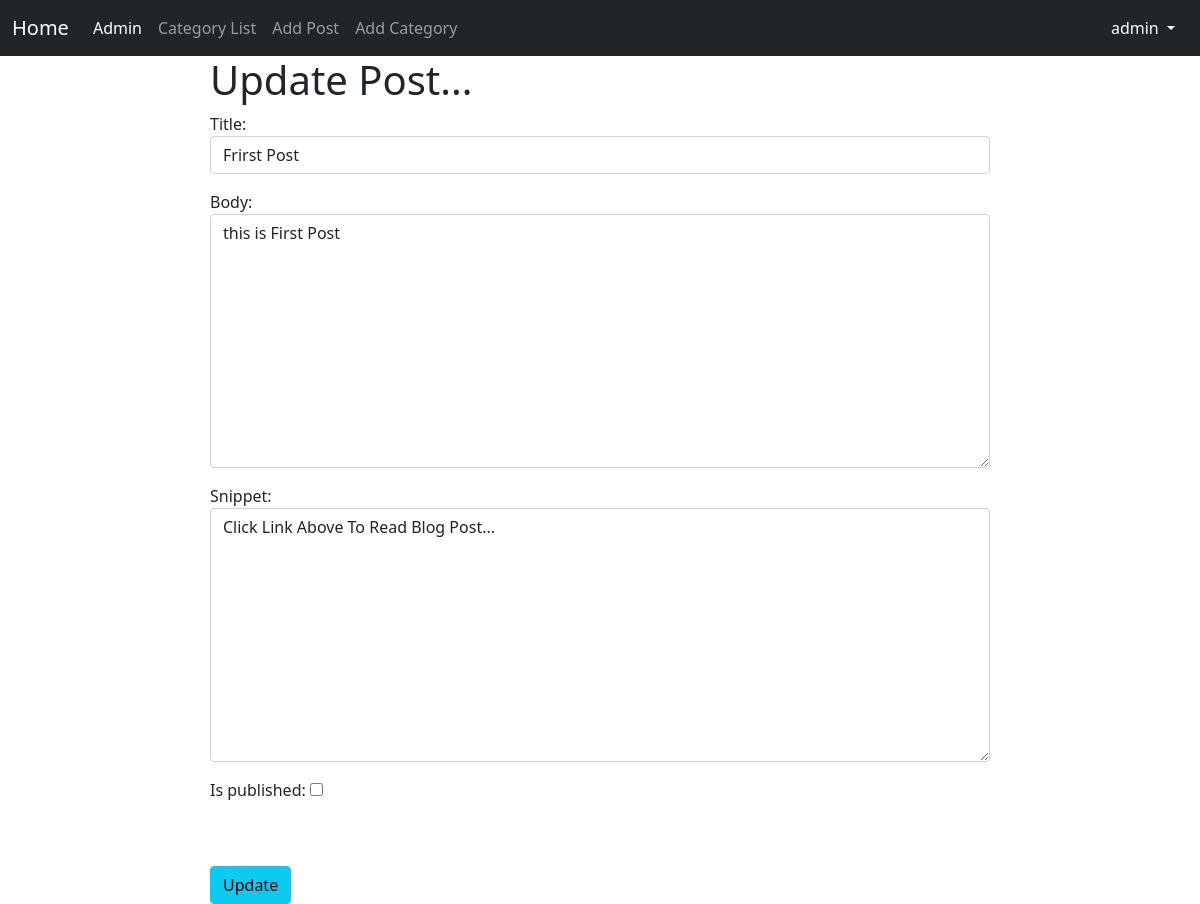
Page /article/admin-edit/1 (signed in) on the earlier database version.
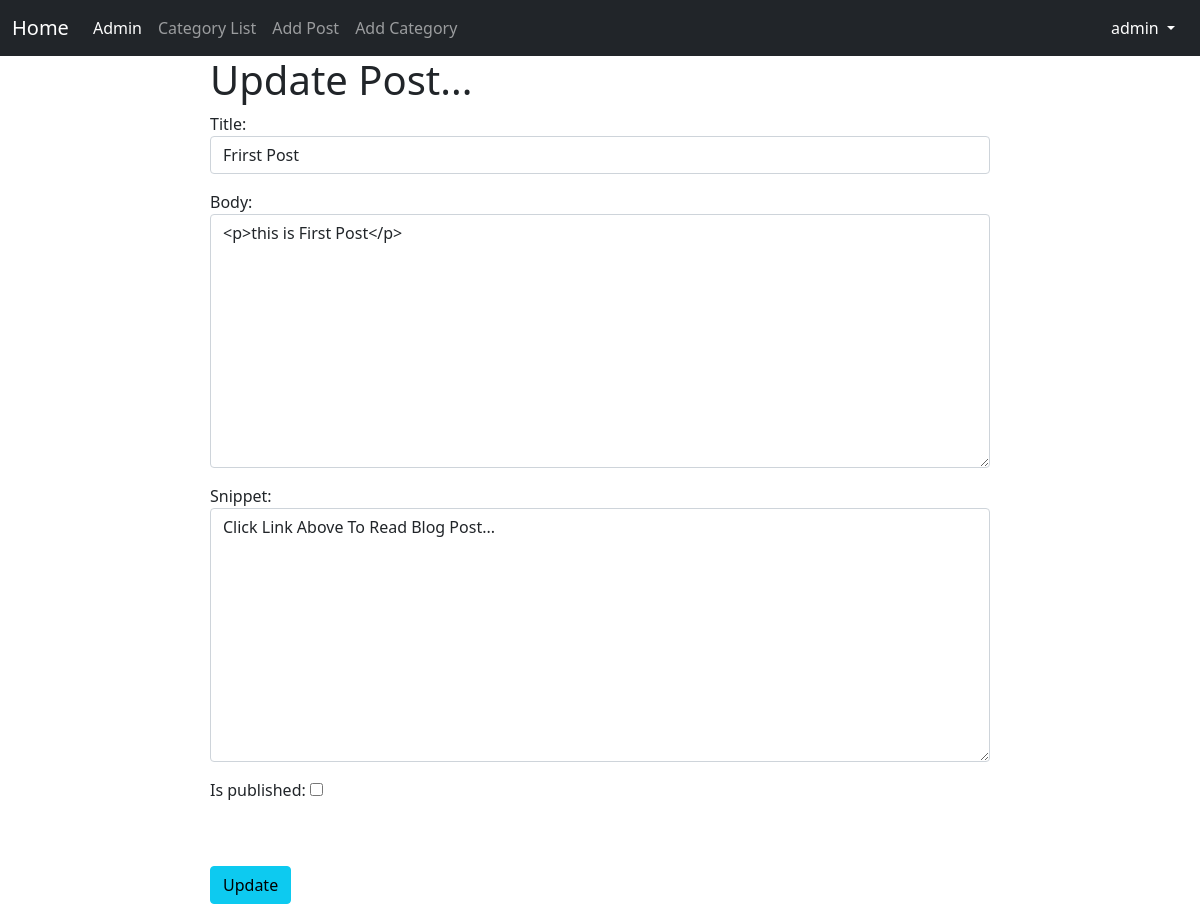
Same page on the later database version.
### blog/models.py (models this page shows, shortened)
class Post(models.Model):
    title = models.CharField(max_length=264)
    author = models.ForeignKey(User,on_delete=models.CASCADE)
    body = RichTextField(blank=True,null=True)
    post_date = models.DateField(auto_now_add=True)
    category = models.CharField(max_length=264,default='coding')
    snippet = models.CharField(max_length=264)
    likes = models.ManyToManyField(User,related_name='blog_posts')
    is_published = models.BooleanField(default=False)

### blog/views.py (the view)
# urls.py: path('article/admin-edit/<int:pk>',AdminUpdatePostView.as_view(),name ='admin_update_post'),
class AdminUpdatePostView(UpdateView):
    model = Post
    form_class = AdminEditForm
    template_name = 'update_post.html'

### blog/form.py
class AdminEditForm(forms.ModelForm):
    class Meta:
        model = Post
        fields = ('title','body','snippet','is_published')
        widgets = {
            'title': forms.TextInput(attrs={'class':'form-control','placeholder':"Type your title"}),
            'body': forms.Textarea(attrs={'class':'form-control','placeholder':"Type your content"}),
            'snippet': forms.Textarea(attrs={'class':'form-control','placeholder':"Type your content"}),
        }

### templates/update_post.html (shortened to what this page needs)
{% extends 'base.html' %} {% block content %}
{% if user.is_superuser %}
<h1>Update Post...</h1>
<div class="form-group">
  <form method="post">
    {% csrf_token %} {{form.media}} {{ form.as_p }}
    <br><br>
    <button class="btn btn-info">Update</button>
  </form>
</div>
{% endif %}
 {% endblock %}

Differences in the rows shown:
changed Post "Frirst Post": body "this is First Post" → "<p>this is First Post</p>"
